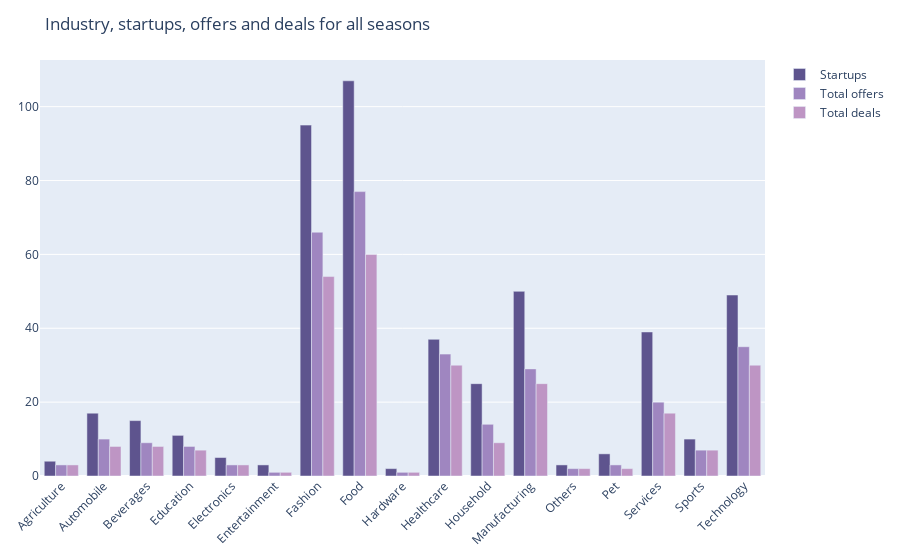

Notebook source saved alongside this figure:
### Code cell
# Plot for industry, startups, offers and deals for all seasons

industry = startup_deals.index
startups = startup_deals.values[:, 0]
offers = startup_deals.values[:, 1]
deals = startup_deals.values[:, 2]

fig = go.Figure()
fig.add_trace(go.Bar(
    x=industry,
    y=startups,
    name='Startups',
    marker_color='#5e548e'
))

fig.add_trace(go.Bar(
    x=industry,
    y=offers,
    name='Total offers',
    marker_color='#9f86c0'
))

fig.add_trace(go.Bar(
    x=industry,
    y=deals,
    name='Total deals',
    marker_color='#be95c4'
))

fig.update_layout(
    barmode='group', 
    xaxis_tickangle=-45, 
    margin=dict(l=40, r=30, t=60, b=40), 
    title="Industry, startups, offers and deals for all seasons"
)

fig.show()

### Figure 1 — Plotly figure (JSON) as saved in the notebook; plotly's stock layout.template omitted (floating-point values rounded to 4 significant figures)
{"data": [{"marker": {"color": "#5e548e"}, "name": "Startups", "type": "bar", "x": ["Agriculture", "Automobile", "Beverages", "Education", "Electronics", "Entertainment", "Fashion", "Food", "Hardware", "Healthcare", "Household", "Manufacturing", "Others", "Pet", "Services", "Sports", "Technology"], "y": [4, 17, 15, 11, 5, 3, 95, 107, 2, 37, 25, 50, 3, 6, 39, 10, 49]}, {"marker": {"color": "#9f86c0"}, "name": "Total offers", "type": "bar", "x": ["Agriculture", "Automobile", "Beverages", "Education", "Electronics", "Entertainment", "Fashion", "Food", "Hardware", "Healthcare", "Household", "Manufacturing", "Others", "Pet", "Services", "Sports", "Technology"], "y": [3, 10, 9, 8, 3, 1, 66, 77, 1, 33, 14, 29, 2, 3, 20, 7, 35]}, {"marker": {"color": "#be95c4"}, "name": "Total deals", "type": "bar", "x": ["Agriculture", "Automobile", "Beverages", "Education", "Electronics", "Entertainment", "Fashion", "Food", "Hardware", "Healthcare", "Household", "Manufacturing", "Others", "Pet", "Services", "Sports", "Technology"], "y": [3, 8, 8, 7, 3, 1, 54, 60, 1, 30, 9, 25, 2, 2, 17, 7, 30]}], "layout": {"autosize": true, "barmode": "group", "margin": {"b": 40, "l": 40, "r": 30, "t": 60}, "title": {"text": "Industry, startups, offers and deals for all seasons"}, "xaxis": {"autorange": true, "range": [-0.5, 16.5], "tickangle": -45, "type": "category"}, "yaxis": {"autorange": true, "range": [0, 112.6], "type": "linear"}}}
